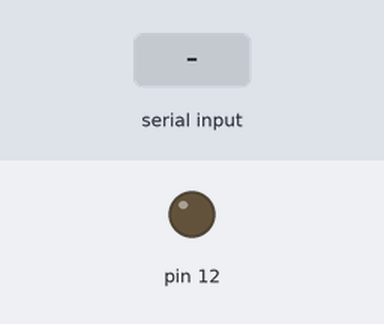
The sketch below on a simulated Arduino Uno, built with avr-gcc and run on an emulated ATmega328P. On the bench: output pins drawn as LEDs (lit = HIGH). Inputs (shaded band) come from the test bench.

Above: at 1.2 s.
1.3 s: "1" received over Serial
At 2.7 s:
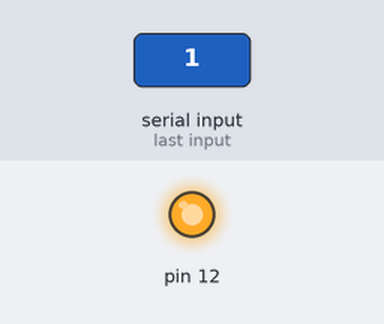
Timing chart, 0 to 4.3 s (numbered marks = the images above; inputs shaded):
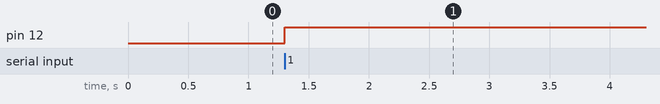

Measured:
- after the input at 1.3 s, pin 12: LOW → HIGH at once

The sketch:

LED.ino
```cpp
int data; //파이썬의 데이터를 저장하는 공간

void setup() {
  // put your setup code here, to run once:
  Serial.begin(9600);
  pinMode(12,OUTPUT);
  digitalWrite(12,LOW);
}

void loop() {
  // put your main code here, to run repeatedly:
  while (Serial.available()){
    data = Serial.read();
    }

    if (data == '1'){
      digitalWrite (12,HIGH);
      delay(10000);
      }
    else if (data == '2'){
      digitalWrite (10,HIGH);
       delay(10000);
      }
    else if (data =='0'){
      digitalWrite (12,LOW);
      digitalWrite (10,LOW);
        }
}
```
